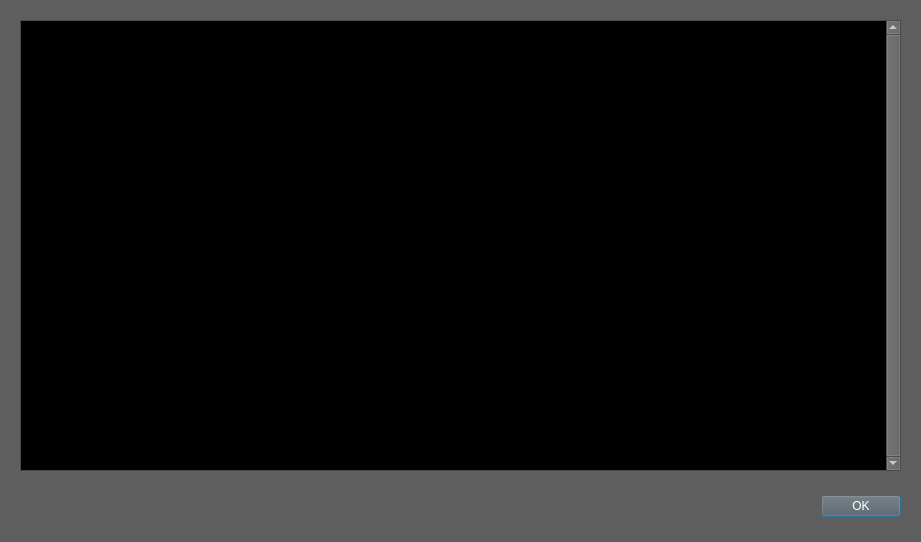
<?xml version="1.0" encoding="UTF-8"?>
<ui version="4.0">
 <class>ConsoleDialog</class>
 <widget class="QDialog" name="ConsoleDialog">
  <property name="geometry">
   <rect>
    <x>0</x>
    <y>0</y>
    <width>921</width>
    <height>542</height>
   </rect>
  </property>
  <property name="palette">
   <palette>
    <active>
     <colorrole role="WindowText">
      <brush brushstyle="SolidPattern">
       <color alpha="255">
        <red>255</red>
        <green>255</green>
        <blue>255</blue>
       </color>
      </brush>
     </colorrole>
     <colorrole role="Button">
      <brush brushstyle="SolidPattern">
       <color alpha="255">
        <red>94</red>
        <green>94</green>
        <blue>94</blue>
       </color>
      </brush>
     </colorrole>
     <colorrole role="Light">
      <brush brushstyle="SolidPattern">
       <color alpha="255">
        <red>141</red>
        <green>141</green>
        <blue>141</blue>
       </color>
      </brush>
     </colorrole>
     <colorrole role="Midlight">
      <brush brushstyle="SolidPattern">
       <color alpha="255">
        <red>117</red>
        <green>117</green>
        <blue>117</blue>
       </color>
      </brush>
     </colorrole>
     <colorrole role="Dark">
      <brush brushstyle="SolidPattern">
       <color alpha="255">
        <red>47</red>
        <green>47</green>
        <blue>47</blue>
       </color>
      </brush>
     </colorrole>
     <colorrole role="Mid">
      <brush brushstyle="SolidPattern">
       <color alpha="255">
        <red>62</red>
        <green>62</green>
        <blue>62</blue>
       </color>
      </brush>
     </colorrole>
     <colorrole role="Text">
      <brush brushstyle="SolidPattern">
       <color alpha="255">
        <red>255</red>
        <green>255</green>
        <blue>255</blue>
       </color>
      </brush>
     </colorrole>
     <colorrole role="BrightText">
      <brush brushstyle="SolidPattern">
       <color alpha="255">
        <red>255</red>
        <green>255</green>
        <blue>255</blue>
       </color>
      </brush>
     </colorrole>
     <colorrole role="ButtonText">
      <brush brushstyle="SolidPattern">
       <color alpha="255">
        <red>255</red>
        <green>255</green>
        <blue>255</blue>
       </color>
      </brush>
     </colorrole>
     <colorrole role="Base">
      <brush brushstyle="SolidPattern">
       <color alpha="255">
        <red>0</red>
        <green>0</green>
        <blue>0</blue>
       </color>
      </brush>
     </colorrole>
     <colorrole role="Window">
      <brush brushstyle="SolidPattern">
       <color alpha="255">
        <red>94</red>
        <green>94</green>
        <blue>94</blue>
       </color>
      </brush>
     </colorrole>
     <colorrole role="Shadow">
      <brush brushstyle="SolidPattern">
       <color alpha="255">
        <red>0</red>
        <green>0</green>
        <blue>0</blue>
       </color>
      </brush>
     </colorrole>
     <colorrole role="AlternateBase">
      <brush brushstyle="SolidPattern">
       <color alpha="255">
        <red>47</red>
        <green>47</green>
        <blue>47</blue>
       </color>
      </brush>
     </colorrole>
     <colorrole role="ToolTipBase">
      <brush brushstyle="SolidPattern">
       <color alpha="255">
        <red>255</red>
        <green>255</green>
        <blue>220</blue>
       </color>
      </brush>
     </colorrole>
     <colorrole role="ToolTipText">
      <brush brushstyle="SolidPattern">
       <color alpha="255">
        <red>0</red>
        <green>0</green>
        <blue>0</blue>
       </color>
      </brush>
     </colorrole>
    </active>
    <inactive>
     <colorrole role="WindowText">
      <brush brushstyle="SolidPattern">
       <color alpha="255">
        <red>255</red>
        <green>255</green>
        <blue>255</blue>
       </color>
      </brush>
     </colorrole>
     <colorrole role="Button">
      <brush brushstyle="SolidPattern">
       <color alpha="255">
        <red>94</red>
        <green>94</green>
        <blue>94</blue>
       </color>
      </brush>
     </colorrole>
     <colorrole role="Light">
      <brush brushstyle="SolidPattern">
       <color alpha="255">
        <red>141</red>
        <green>141</green>
        <blue>141</blue>
       </color>
      </brush>
     </colorrole>
     <colorrole role="Midlight">
      <brush brushstyle="SolidPattern">
       <color alpha="255">
        <red>117</red>
        <green>117</green>
        <blue>117</blue>
       </color>
      </brush>
     </colorrole>
     <colorrole role="Dark">
      <brush brushstyle="SolidPattern">
       <color alpha="255">
        <red>47</red>
        <green>47</green>
        <blue>47</blue>
       </color>
      </brush>
     </colorrole>
     <colorrole role="Mid">
      <brush brushstyle="SolidPattern">
       <color alpha="255">
        <red>62</red>
        <green>62</green>
        <blue>62</blue>
       </color>
      </brush>
     </colorrole>
     <colorrole role="Text">
      <brush brushstyle="SolidPattern">
       <color alpha="255">
        <red>255</red>
        <green>255</green>
        <blue>255</blue>
       </color>
      </brush>
     </colorrole>
     <colorrole role="BrightText">
      <brush brushstyle="SolidPattern">
       <color alpha="255">
        <red>255</red>
        <green>255</green>
        <blue>255</blue>
       </color>
      </brush>
     </colorrole>
     <colorrole role="ButtonText">
      <brush brushstyle="SolidPattern">
       <color alpha="255">
        <red>255</red>
        <green>255</green>
        <blue>255</blue>
       </color>
      </brush>
     </colorrole>
     <colorrole role="Base">
      <brush brushstyle="SolidPattern">
       <color alpha="255">
        <red>0</red>
        <green>0</green>
        <blue>0</blue>
       </color>
      </brush>
     </colorrole>
     <colorrole role="Window">
      <brush brushstyle="SolidPattern">
       <color alpha="255">
        <red>94</red>
        <green>94</green>
        <blue>94</blue>
       </color>
      </brush>
     </colorrole>
     <colorrole role="Shadow">
      <brush brushstyle="SolidPattern">
       <color alpha="255">
        <red>0</red>
        <green>0</green>
        <blue>0</blue>
       </color>
      </brush>
     </colorrole>
     <colorrole role="AlternateBase">
      <brush brushstyle="SolidPattern">
       <color alpha="255">
        <red>47</red>
        <green>47</green>
        <blue>47</blue>
       </color>
      </brush>
     </colorrole>
     <colorrole role="ToolTipBase">
      <brush brushstyle="SolidPattern">
       <color alpha="255">
        <red>255</red>
        <green>255</green>
        <blue>220</blue>
       </color>
      </brush>
     </colorrole>
     <colorrole role="ToolTipText">
      <brush brushstyle="SolidPattern">
       <color alpha="255">
        <red>0</red>
        <green>0</green>
        <blue>0</blue>
       </color>
      </brush>
     </colorrole>
    </inactive>
    <disabled>
     <colorrole role="WindowText">
      <brush brushstyle="SolidPattern">
       <color alpha="255">
        <red>47</red>
        <green>47</green>
        <blue>47</blue>
       </color>
      </brush>
     </colorrole>
     <colorrole role="Button">
      <brush brushstyle="SolidPattern">
       <color alpha="255">
        <red>94</red>
        <green>94</green>
        <blue>94</blue>
       </color>
      </brush>
     </colorrole>
     <colorrole role="Light">
      <brush brushstyle="SolidPattern">
       <color alpha="255">
        <red>141</red>
        <green>141</green>
        <blue>141</blue>
       </color>
      </brush>
     </colorrole>
     <colorrole role="Midlight">
      <brush brushstyle="SolidPattern">
       <color alpha="255">
        <red>117</red>
        <green>117</green>
        <blue>117</blue>
       </color>
      </brush>
     </colorrole>
     <colorrole role="Dark">
      <brush brushstyle="SolidPattern">
       <color alpha="255">
        <red>47</red>
        <green>47</green>
        <blue>47</blue>
       </color>
      </brush>
     </colorrole>
     <colorrole role="Mid">
      <brush brushstyle="SolidPattern">
       <color alpha="255">
        <red>62</red>
        <green>62</green>
        <blue>62</blue>
       </color>
      </brush>
     </colorrole>
     <colorrole role="Text">
      <brush brushstyle="SolidPattern">
       <color alpha="255">
        <red>47</red>
        <green>47</green>
        <blue>47</blue>
       </color>
      </brush>
     </colorrole>
     <colorrole role="BrightText">
      <brush brushstyle="SolidPattern">
       <color alpha="255">
        <red>255</red>
        <green>255</green>
        <blue>255</blue>
       </color>
      </brush>
     </colorrole>
     <colorrole role="ButtonText">
      <brush brushstyle="SolidPattern">
       <color alpha="255">
        <red>47</red>
        <green>47</green>
        <blue>47</blue>
       </color>
      </brush>
     </colorrole>
     <colorrole role="Base">
      <brush brushstyle="SolidPattern">
       <color alpha="255">
        <red>94</red>
        <green>94</green>
        <blue>94</blue>
       </color>
      </brush>
     </colorrole>
     <colorrole role="Window">
      <brush brushstyle="SolidPattern">
       <color alpha="255">
        <red>94</red>
        <green>94</green>
        <blue>94</blue>
       </color>
      </brush>
     </colorrole>
     <colorrole role="Shadow">
      <brush brushstyle="SolidPattern">
       <color alpha="255">
        <red>0</red>
        <green>0</green>
        <blue>0</blue>
       </color>
      </brush>
     </colorrole>
     <colorrole role="AlternateBase">
      <brush brushstyle="SolidPattern">
       <color alpha="255">
        <red>94</red>
        <green>94</green>
        <blue>94</blue>
       </color>
      </brush>
     </colorrole>
     <colorrole role="ToolTipBase">
      <brush brushstyle="SolidPattern">
       <color alpha="255">
        <red>255</red>
        <green>255</green>
        <blue>220</blue>
       </color>
      </brush>
     </colorrole>
     <colorrole role="ToolTipText">
      <brush brushstyle="SolidPattern">
       <color alpha="255">
        <red>0</red>
        <green>0</green>
        <blue>0</blue>
       </color>
      </brush>
     </colorrole>
    </disabled>
   </palette>
  </property>
  <property name="windowTitle">
   <string>Console</string>
  </property>
  <widget class="QDialogButtonBox" name="buttonBox">
   <property name="geometry">
    <rect>
     <x>130</x>
     <y>490</y>
     <width>771</width>
     <height>32</height>
    </rect>
   </property>
   <property name="orientation">
    <enum>Qt::Horizontal</enum>
   </property>
   <property name="standardButtons">
    <set>QDialogButtonBox::Ok</set>
   </property>
  </widget>
  <widget class="QTextEdit" name="textEdit">
   <property name="geometry">
    <rect>
     <x>20</x>
     <y>20</y>
     <width>881</width>
     <height>451</height>
    </rect>
   </property>
   <property name="font">
    <font>
     <family>Monospace</family>
    </font>
   </property>
   <property name="verticalScrollBarPolicy">
    <enum>Qt::ScrollBarAlwaysOn</enum>
   </property>
   <property name="readOnly">
    <bool>true</bool>
   </property>
  </widget>
 </widget>
 <resources/>
 <connections>
  <connection>
   <sender>buttonBox</sender>
   <signal>accepted()</signal>
   <receiver>ConsoleDialog</receiver>
   <slot>accept()</slot>
   <hints>
    <hint type="sourcelabel">
     <x>248</x>
     <y>254</y>
    </hint>
    <hint type="destinationlabel">
     <x>157</x>
     <y>274</y>
    </hint>
   </hints>
  </connection>
  <connection>
   <sender>buttonBox</sender>
   <signal>rejected()</signal>
   <receiver>ConsoleDialog</receiver>
   <slot>reject()</slot>
   <hints>
    <hint type="sourcelabel">
     <x>316</x>
     <y>260</y>
    </hint>
    <hint type="destinationlabel">
     <x>286</x>
     <y>274</y>
    </hint>
   </hints>
  </connection>
 </connections>
</ui>
